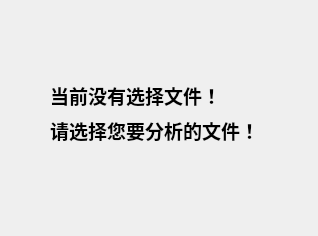
<?xml version="1.0" encoding="UTF-8"?>
<ui version="4.0">
 <class>Form</class>
 <widget class="QWidget" name="Form">
  <property name="geometry">
   <rect>
    <x>0</x>
    <y>0</y>
    <width>318</width>
    <height>236</height>
   </rect>
  </property>
  <property name="windowTitle">
   <string>提示</string>
  </property>
  <widget class="QLabel" name="label">
   <property name="geometry">
    <rect>
     <x>50</x>
     <y>60</y>
     <width>261</width>
     <height>71</height>
    </rect>
   </property>
   <property name="font">
    <font>
     <family>Agency FB</family>
     <pointsize>14</pointsize>
     <weight>75</weight>
     <bold>true</bold>
    </font>
   </property>
   <property name="text">
    <string>当前没有选择文件！</string>
   </property>
  </widget>
  <widget class="QLabel" name="label_2">
   <property name="geometry">
    <rect>
     <x>50</x>
     <y>100</y>
     <width>251</width>
     <height>61</height>
    </rect>
   </property>
   <property name="font">
    <font>
     <family>Agency FB</family>
     <pointsize>14</pointsize>
     <weight>75</weight>
     <bold>true</bold>
    </font>
   </property>
   <property name="text">
    <string>请选择您要分析的文件！</string>
   </property>
  </widget>
 </widget>
 <resources/>
 <connections/>
</ui>
